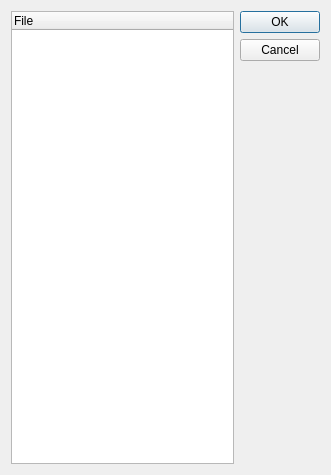
<?xml version="1.0" encoding="UTF-8"?>
<ui version="4.0">
 <class>FileSelectDialog</class>
 <widget class="QDialog" name="FileSelectDialog">
  <property name="geometry">
   <rect>
    <x>0</x>
    <y>0</y>
    <width>331</width>
    <height>475</height>
   </rect>
  </property>
  <property name="windowTitle">
   <string>Dialog</string>
  </property>
  <layout class="QHBoxLayout" name="horizontalLayout">
   <item>
    <widget class="QTreeWidget" name="treeWidget">
     <column>
      <property name="text">
       <string>File</string>
      </property>
     </column>
    </widget>
   </item>
   <item>
    <widget class="QDialogButtonBox" name="buttonBox">
     <property name="orientation">
      <enum>Qt::Vertical</enum>
     </property>
     <property name="standardButtons">
      <set>QDialogButtonBox::Cancel|QDialogButtonBox::Ok</set>
     </property>
    </widget>
   </item>
  </layout>
 </widget>
 <resources/>
 <connections>
  <connection>
   <sender>buttonBox</sender>
   <signal>accepted()</signal>
   <receiver>FileSelectDialog</receiver>
   <slot>accept()</slot>
   <hints>
    <hint type="sourcelabel">
     <x>248</x>
     <y>254</y>
    </hint>
    <hint type="destinationlabel">
     <x>157</x>
     <y>274</y>
    </hint>
   </hints>
  </connection>
  <connection>
   <sender>buttonBox</sender>
   <signal>rejected()</signal>
   <receiver>FileSelectDialog</receiver>
   <slot>reject()</slot>
   <hints>
    <hint type="sourcelabel">
     <x>316</x>
     <y>260</y>
    </hint>
    <hint type="destinationlabel">
     <x>286</x>
     <y>274</y>
    </hint>
   </hints>
  </connection>
 </connections>
</ui>
